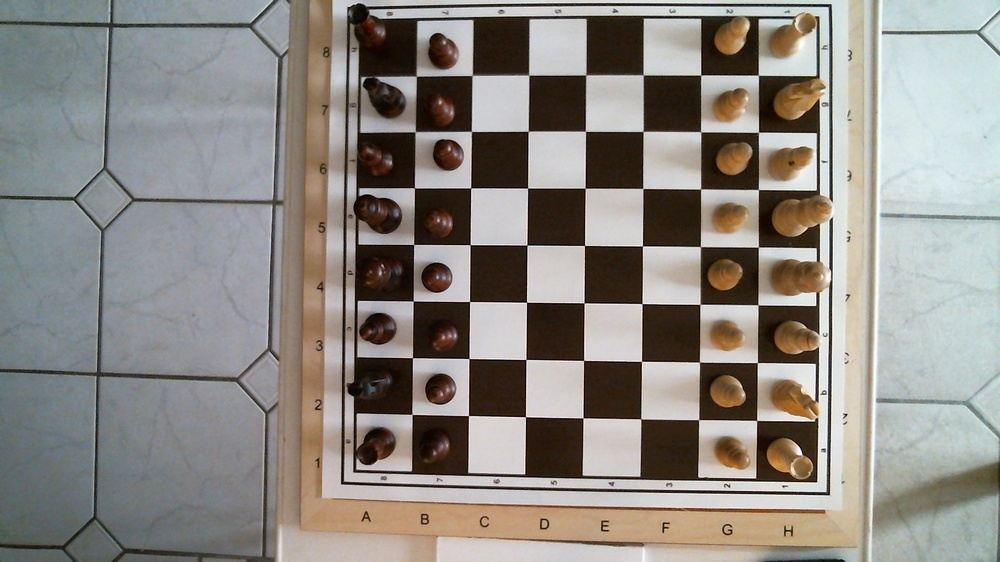
#> input picture testMedia/chessBoard013.jpg, 1000 x 562 px, shrunk from 1920 x 1080 before the run
$ python laplace.py
#> lines starting #> are read from the running program, lines starting #| are printed output that depends on the picture
#!/usr/bin/python3
# part of https://github.com/WolfgangFahl/play-chess-with-a-webcam
'''
Created on 2019-12-02

@author: wf
'''
from email.policy import default
"""
@file laplace_demo.py
@brief Sample code showing how to detect edges using the Laplace operator
see https://docs.opencv.org/3.4/d5/db5/tutorial_laplace_operator.html
"""
import sys
import cv2 as cv

def main(argv):
    default_file = '../../testMedia/chessBoard013.jpg'
    filename = argv[0] if len(argv) > 0 else default_file
    src = cv.imread(filename)
#> src is the input picture: shape (562, 1000, 3); mean B, G, R 131.5, 137.1, 141.3

    # [variables]
    # Declare the variables we are going to use
    ddepth = cv.CV_16S
    kernel_size = 3
    window_name = "Laplace Demo"
    # [variables]
    # [load]
    # Check if image is loaded fine
    if src is None:
        print ('Error opening image')
        print ('Program Arguments: [image_name -- default %s]' % default_file)
        return -1
    # [load]
    # [reduce_noise]
    # Remove noise by blurring with a Gaussian filter
    src = cv.GaussianBlur(src, (3, 3), 0)
    # [reduce_noise]
    # [convert_to_gray]
    # Convert the image to grayscale
    src_gray = cv.cvtColor(src, cv.COLOR_BGR2GRAY)
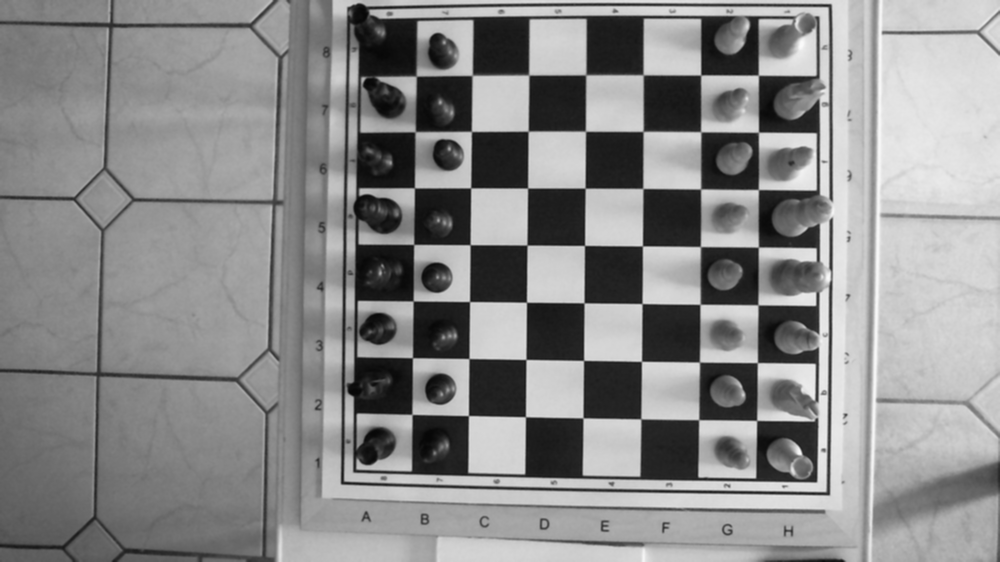
#> src_gray: shape (562, 1000); min 6, max 250, mean 137.7
    # [convert_to_gray]
    # Create Window
    cv.namedWindow(window_name, cv.WINDOW_AUTOSIZE)
    # [laplacian]
    # Apply Laplace function
    dst = cv.Laplacian(src_gray, ddepth, ksize=kernel_size)
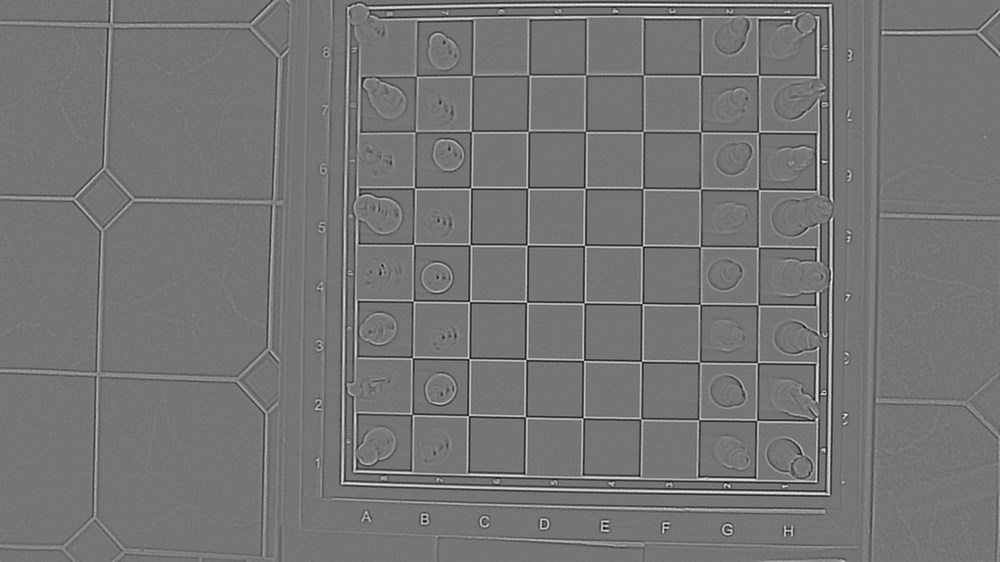
#> dst: shape (562, 1000) int16; min -394, max 460, mean 0; drawn with min black and max white
    # [laplacian]
    # [convert]
    # converting back to uint8
    abs_dst = cv.convertScaleAbs(dst)
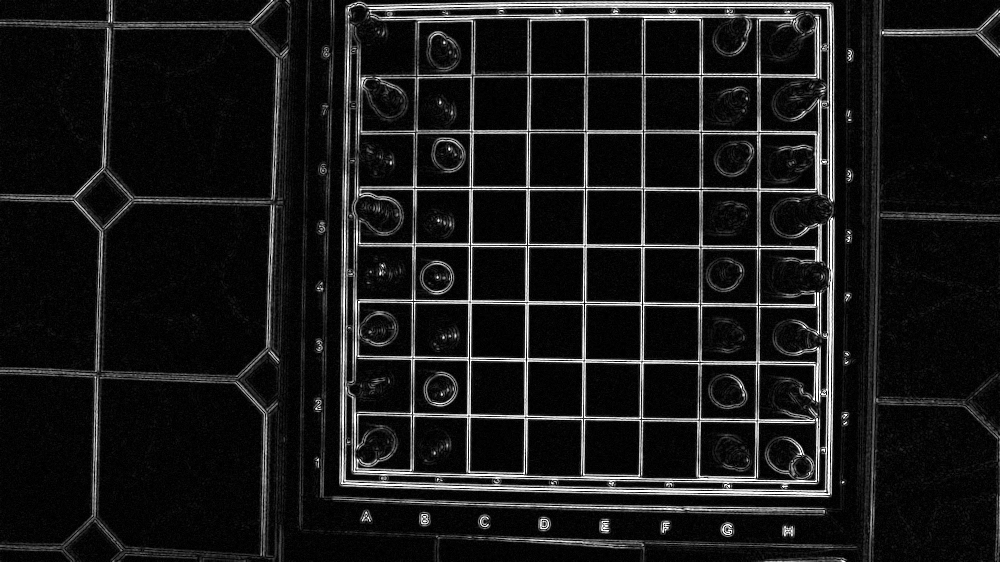
#> abs_dst: shape (562, 1000); min 0, max 255, mean 24.8
    # [convert]
    # [display]
    cv.imshow(window_name, abs_dst)
    cv.waitKey(0)
    # [display]
    return 0
if __name__ == "__main__":
    main(sys.argv[1:])

$ run again, with testMedia/chessBoard001.jpg copied over testMedia/chessBoard013.jpg
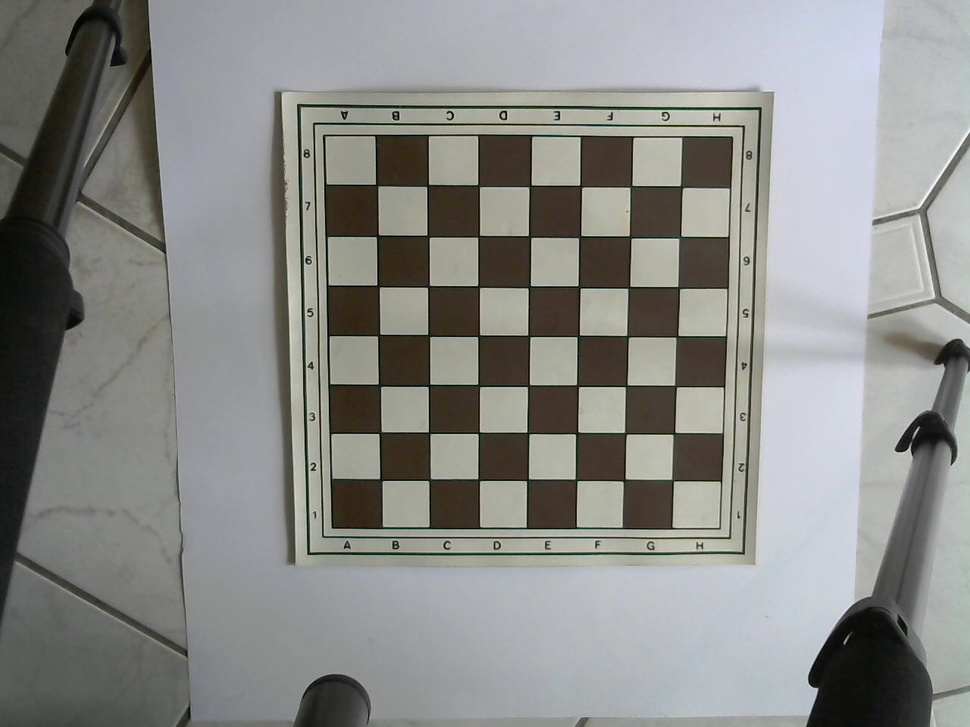
#> input picture testMedia/chessBoard001.jpg, 970 x 727 px, shrunk from 1280 x 960 before the run
#> in main, src is the input picture: shape (727, 970, 3); mean B, G, R 136, 138.5, 137.9
#> in main, `dst = cv.Laplacian(src_gray, ddepth, ksize=kernel_size)`:
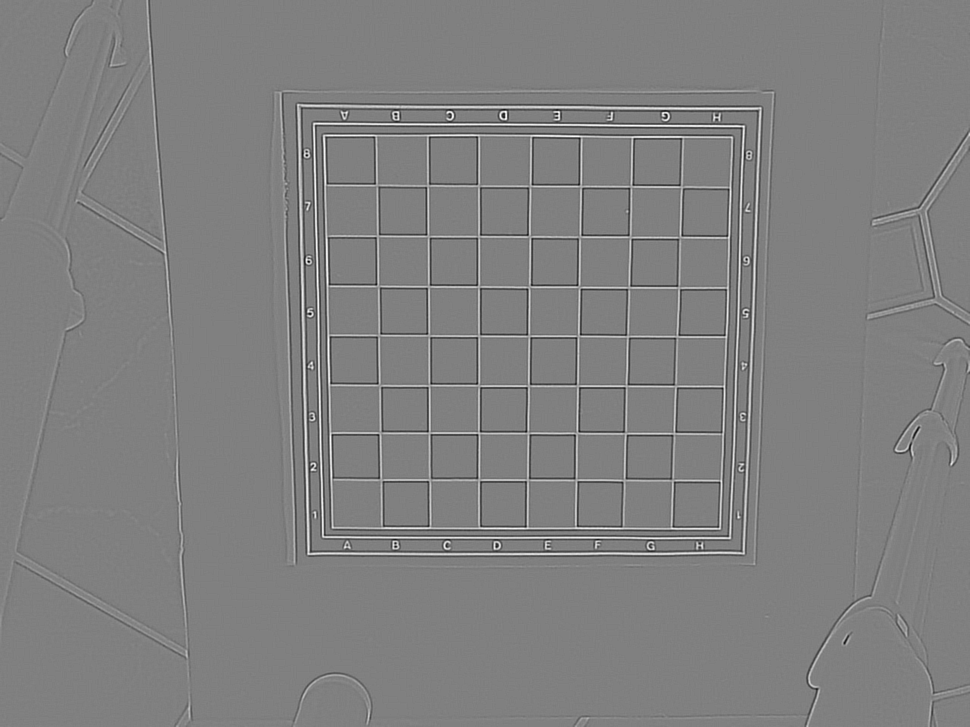
#> dst: shape (727, 970) int16; min -374, max 370, mean 0; drawn with min black and max white
#> in main, `abs_dst = cv.convertScaleAbs(dst)`:
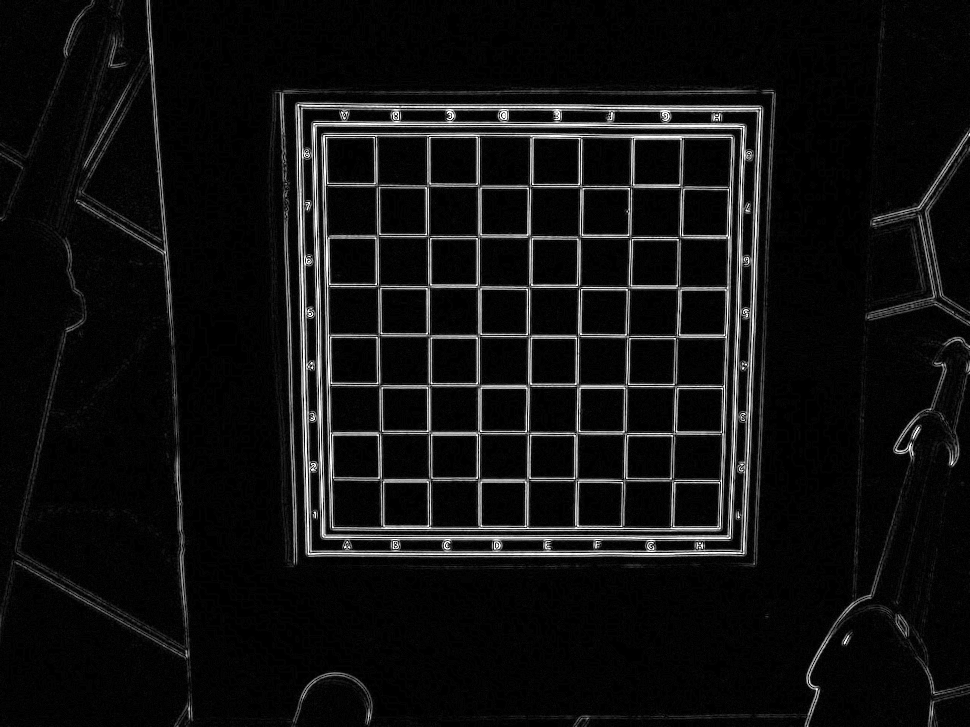
#> abs_dst: shape (727, 970); min 0, max 255, mean 16.3

$ run again, with testMedia/chessBoard002.jpg copied over testMedia/chessBoard013.jpg
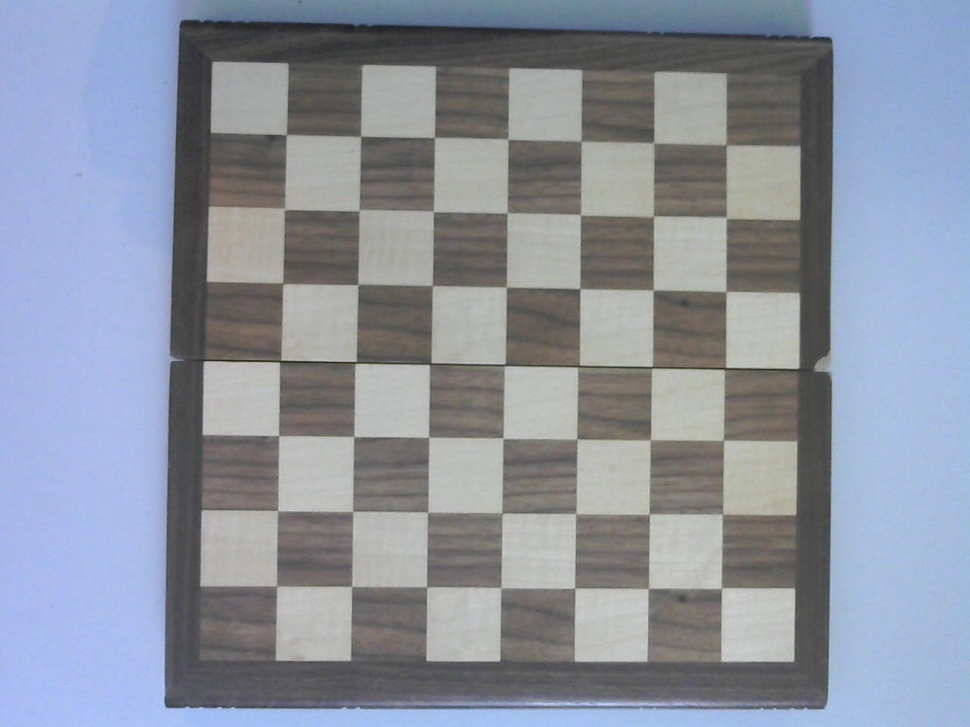
#> input picture testMedia/chessBoard002.jpg, 970 x 727 px, shrunk from 1280 x 960 before the run
#> in main, src is the input picture: shape (727, 970, 3); mean B, G, R 159.5, 146.6, 140
#> in main, `dst = cv.Laplacian(src_gray, ddepth, ksize=kernel_size)`:
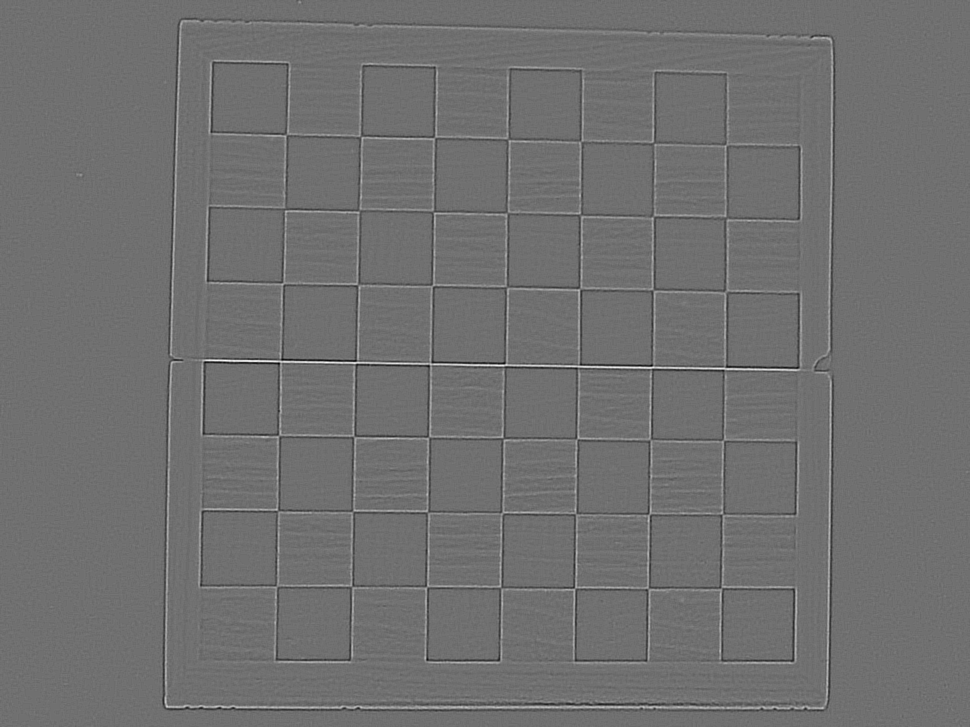
#> dst: shape (727, 970) int16; min -192, max 244, mean 0; drawn with min black and max white
#> in main, `abs_dst = cv.convertScaleAbs(dst)`:
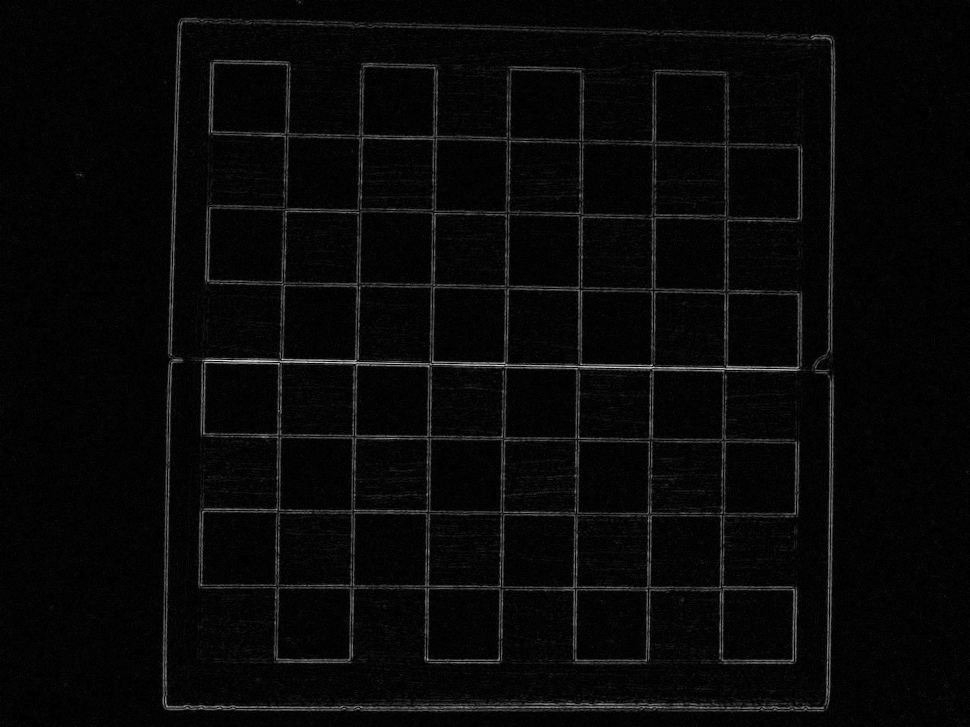
#> abs_dst: shape (727, 970); min 0, max 244, mean 8.2

$ run again, with testMedia/chessBoard003.jpg copied over testMedia/chessBoard013.jpg
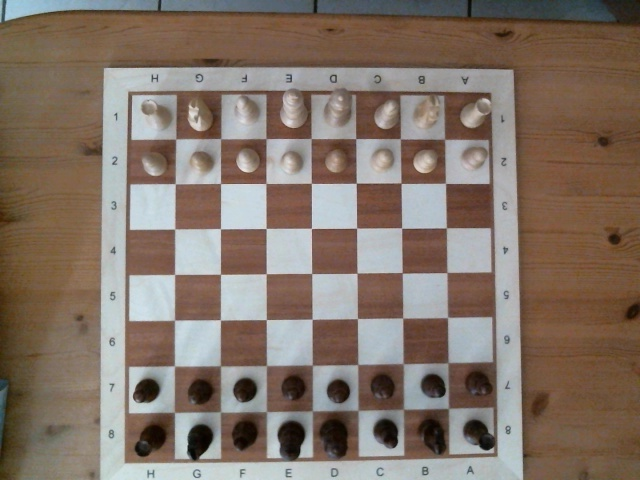
#> input picture testMedia/chessBoard003.jpg, 640 x 480 px
#> in main, src is the input picture: shape (480, 640, 3); mean B, G, R 104.3, 115.6, 130.6
#> in main, `dst = cv.Laplacian(src_gray, ddepth, ksize=kernel_size)`:
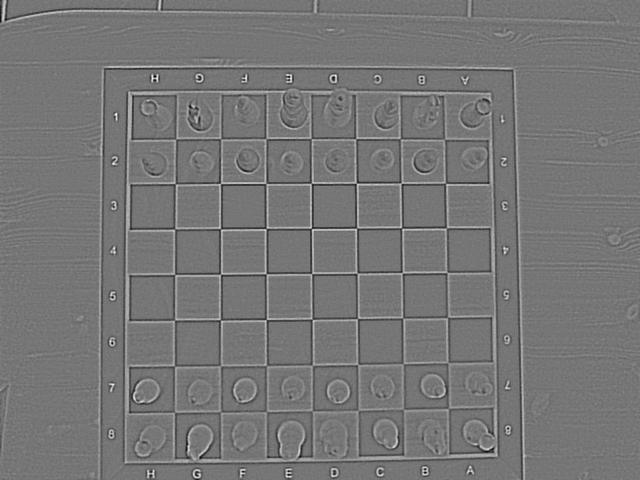
#> dst: shape (480, 640) int16; min -226, max 260, mean 0; drawn with min black and max white
#> in main, `abs_dst = cv.convertScaleAbs(dst)`:
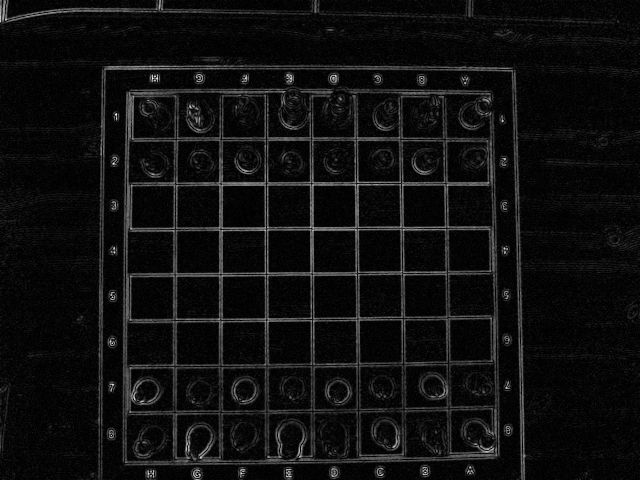
#> abs_dst: shape (480, 640); min 0, max 255, mean 15.4
